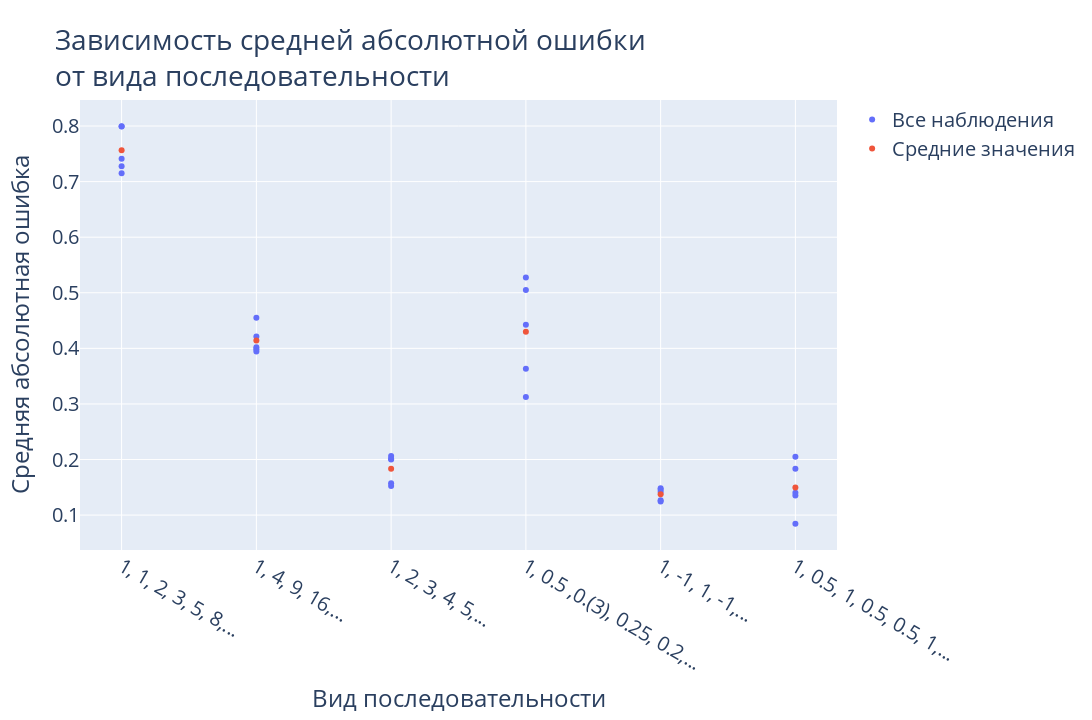

The notebook cell this image was saved under:
### Code cell
# Построение графика
fig = go.Figure()
fig.add_trace(
    go.Scatter(x=all_sequences, y=all_mapes, name="Все наблюдения", mode="markers")
)
fig.add_trace(
    go.Scatter(x=list(sequence_generators.keys()), y=mapes_mean, name="Средние значения", mode="markers")
)
fig.update_layout(
    title="Зависимость средней абсолютной ошибки<br>от вида последовательности",
    font=dict(size=20),
    xaxis=dict(title="Вид последовательности"),
    yaxis=dict(title="Средняя абсолютная ошибка"),
    width=1280,
    height=720
)
fig.show()

### Figure 1 — Plotly figure (JSON) as saved in the notebook; plotly's stock layout.template omitted (floating-point values rounded to 4 significant figures)
{"data": [{"mode": "markers", "name": "Все наблюдения", "type": "scatter", "x": ["1, 1, 2, 3, 5, 8,...", "1, 1, 2, 3, 5, 8,...", "1, 1, 2, 3, 5, 8,...", "1, 1, 2, 3, 5, 8,...", "1, 1, 2, 3, 5, 8,...", "1, 4, 9, 16,...", "1, 4, 9, 16,...", "1, 4, 9, 16,...", "1, 4, 9, 16,...", "1, 4, 9, 16,...", "1, 2, 3, 4, 5,...", "1, 2, 3, 4, 5,...", "1, 2, 3, 4, 5,...", "1, 2, 3, 4, 5,...", "1, 2, 3, 4, 5,...", "1, 0.5 ,0.(3), 0.25, 0.2,...", "1, 0.5 ,0.(3), 0.25, 0.2,...", "1, 0.5 ,0.(3), 0.25, 0.2,...", "1, 0.5 ,0.(3), 0.25, 0.2,...", "1, 0.5 ,0.(3), 0.25, 0.2,...", "1, -1, 1, -1,...", "1, -1, 1, -1,...", "1, -1, 1, -1,...", "1, -1, 1, -1,...", "1, -1, 1, -1,...", "1, 0.5, 1, 0.5, 0.5, 1,...", "1, 0.5, 1, 0.5, 0.5, 1,...", "1, 0.5, 1, 0.5, 0.5, 1,...", "1, 0.5, 1, 0.5, 0.5, 1,...", "1, 0.5, 1, 0.5, 0.5, 1,..."], "y": [0.7411, 0.7994, 0.7996, 0.715, 0.7278, 0.3985, 0.4018, 0.4213, 0.3944, 0.4552, 0.2016, 0.1522, 0.2063, 0.1574, 0.2, 0.5048, 0.3632, 0.3123, 0.4424, 0.5273, 0.1485, 0.1244, 0.1455, 0.1267, 0.1415, 0.1401, 0.08444, 0.2048, 0.1353, 0.1834]}, {"mode": "markers", "name": "Средние значения", "type": "scatter", "x": ["1, 1, 2, 3, 5, 8,...", "1, 4, 9, 16,...", "1, 2, 3, 4, 5,...", "1, 0.5 ,0.(3), 0.25, 0.2,...", "1, -1, 1, -1,...", "1, 0.5, 1, 0.5, 0.5, 1,..."], "y": [0.7566, 0.4142, 0.1835, 0.43, 0.1373, 0.1496]}], "layout": {"font": {"size": 20}, "height": 720, "title": {"text": "Зависимость средней абсолютной ошибки<br>от вида последовательности"}, "width": 1280, "xaxis": {"title": {"text": "Вид последовательности"}}, "yaxis": {"title": {"text": "Средняя абсолютная ошибка"}}}}
